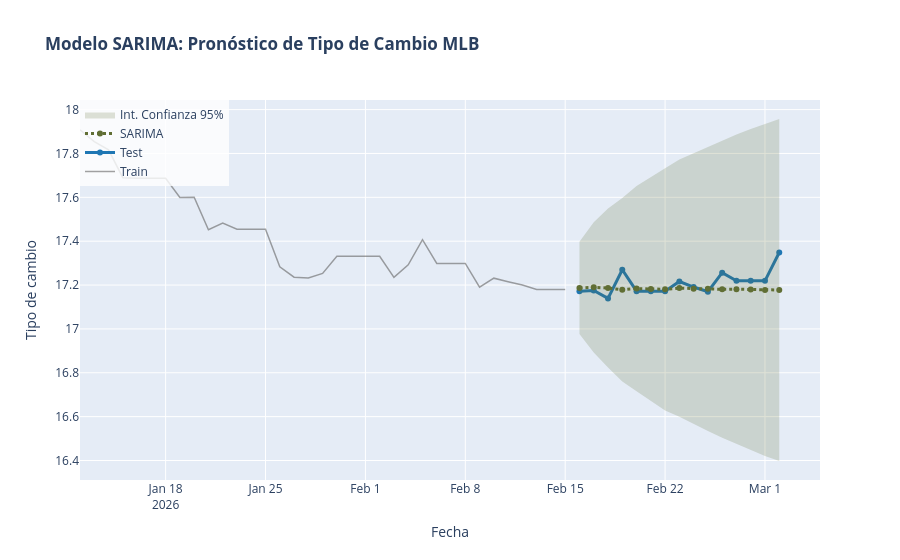

Notebook source saved alongside this figure:
### Markdown cell above
## <font color= #66b0b0> &ensp; • **SARIMA** </font>

### Code cell
# Realizar train/test split de 10%
num_dias = 15

train = df.iloc[:-num_dias]
test = df.iloc[-num_dias:]

col_target = "tipo_cambio"

# Realizar modelo de SARIMA
model = SARIMAX(train[col_target],
                order=(1,1,1),
                seasonal_order=(1,0,2,7),
                trend='c')

results = model.fit(disp=False,method='powell')

# Predecimos n pasos hacia el futuro (donde n = tamaño del test)
forecast_object = results.get_forecast(steps=len(test))
forecast_vals = forecast_object.predicted_mean
conf_int = forecast_object.conf_int(alpha=0.05) # Intervalo del 95%

# Metricas de error
rmse = np.sqrt(mean_squared_error(test[col_target], forecast_vals))
mape = mean_absolute_percentage_error(test[col_target], forecast_vals)
mae = mean_absolute_error(test[col_target], forecast_vals)


print(f"\n--- Errores del modelo ---")
print(f"RMSE: {rmse:.2f}")
print(f"MAPE: {mape:.2%}")
print(f"MAE: {mae:.2f}")

print(results.summary())

# Grafica
fig = go.Figure()

# Train
fig.add_trace(go.Scatter(
    x=train[-num_dias-20:][col_target].index, y=train[-num_dias-20:][col_target],
    mode='lines',
    name='Train',
    line=dict(color='rgba(100, 100, 100, 0.6)', width=1.5)
))

# Test
fig.add_trace(go.Scatter(
    x=test[col_target].index, y=test[col_target],
    name='Test',
    line=dict(color='#1f77b4', width=3),
    marker=dict(size=6)
))

# Forecast
fig.add_trace(go.Scatter(
    x=test.index, y=forecast_vals,
    name='SARIMA',
    line=dict(color='#606E34', width=3, dash='dot')
))

# Intervalos de Confianza
fig.add_trace(go.Scatter(
    x=conf_int.index, y=conf_int.iloc[:, 0],
    mode='lines', line=dict(width=0), showlegend=False, hoverinfo='skip'
))
fig.add_trace(go.Scatter(
    x=conf_int.index, y=conf_int.iloc[:, 1],
    mode='lines', line=dict(width=0), fill='tonexty',
    fillcolor='rgba(96, 110, 52, 0.2)',
    name='Int. Confianza 95%', hoverinfo='skip'
))

# Titulos
fig.update_layout(
    title=f'<b>Modelo SARIMA: Pronóstico de Tipo de Cambio MLB</b><br><sup>',
    xaxis_title='Fecha',
    yaxis_title='Tipo de cambio',
    legend=dict(x=0, y=1, bgcolor='rgba(255,255,255,0.8)'),
    hovermode="x unified"
)

fig.show()

### Figure 1 — Plotly figure (JSON) as saved in the notebook; plotly's stock layout.template omitted (floating-point values rounded to 4 significant figures)
{"data": [{"line": {"color": "rgba(100, 100, 100, 0.6)", "width": 1.5}, "mode": "lines", "name": "Train", "type": "scatter", "x": ["2026-01-12T00:00:00.000000", "2026-01-13T00:00:00.000000", "2026-01-14T00:00:00.000000", "2026-01-15T00:00:00.000000", "2026-01-16T00:00:00.000000", "2026-01-17T00:00:00.000000", "2026-01-18T00:00:00.000000", "2026-01-19T00:00:00.000000", "2026-01-20T00:00:00.000000", "2026-01-21T00:00:00.000000", "2026-01-22T00:00:00.000000", "2026-01-23T00:00:00.000000", "2026-01-24T00:00:00.000000", "2026-01-25T00:00:00.000000", "2026-01-26T00:00:00.000000", "2026-01-27T00:00:00.000000", "2026-01-28T00:00:00.000000", "2026-01-29T00:00:00.000000", "2026-01-30T00:00:00.000000", "2026-01-31T00:00:00.000000", "2026-02-01T00:00:00.000000", "2026-02-02T00:00:00.000000", "2026-02-03T00:00:00.000000", "2026-02-04T00:00:00.000000", "2026-02-05T00:00:00.000000", "2026-02-06T00:00:00.000000", "2026-02-07T00:00:00.000000", "2026-02-08T00:00:00.000000", "2026-02-09T00:00:00.000000", "2026-02-10T00:00:00.000000", "2026-02-11T00:00:00.000000", "2026-02-12T00:00:00.000000", "2026-02-13T00:00:00.000000", "2026-02-14T00:00:00.000000", "2026-02-15T00:00:00.000000"], "y": [17.91, 17.85, 17.82, 17.69, 17.69, 17.69, 17.69, 17.6, 17.6, 17.45, 17.48, 17.45, 17.45, 17.45, 17.28, 17.24, 17.23, 17.25, 17.33, 17.33, 17.33, 17.33, 17.23, 17.29, 17.41, 17.3, 17.3, 17.3, 17.19, 17.23, 17.22, 17.2, 17.18, 17.18, 17.18]}, {"line": {"color": "#1f77b4", "width": 3}, "marker": {"size": 6}, "name": "Test", "type": "scatter", "x": ["2026-02-16T00:00:00.000000", "2026-02-17T00:00:00.000000", "2026-02-18T00:00:00.000000", "2026-02-19T00:00:00.000000", "2026-02-20T00:00:00.000000", "2026-02-21T00:00:00.000000", "2026-02-22T00:00:00.000000", "2026-02-23T00:00:00.000000", "2026-02-24T00:00:00.000000", "2026-02-25T00:00:00.000000", "2026-02-26T00:00:00.000000", "2026-02-27T00:00:00.000000", "2026-02-28T00:00:00.000000", "2026-03-01T00:00:00.000000", "2026-03-02T00:00:00.000000"], "y": [17.17, 17.18, 17.14, 17.27, 17.17, 17.17, 17.17, 17.22, 17.19, 17.17, 17.26, 17.22, 17.22, 17.22, 17.35]}, {"line": {"color": "#606E34", "dash": "dot", "width": 3}, "name": "SARIMA", "type": "scatter", "x": ["2026-02-16T00:00:00.000000", "2026-02-17T00:00:00.000000", "2026-02-18T00:00:00.000000", "2026-02-19T00:00:00.000000", "2026-02-20T00:00:00.000000", "2026-02-21T00:00:00.000000", "2026-02-22T00:00:00.000000", "2026-02-23T00:00:00.000000", "2026-02-24T00:00:00.000000", "2026-02-25T00:00:00.000000", "2026-02-26T00:00:00.000000", "2026-02-27T00:00:00.000000", "2026-02-28T00:00:00.000000", "2026-03-01T00:00:00.000000", "2026-03-02T00:00:00.000000"], "y": [17.19, 17.19, 17.19, 17.18, 17.18, 17.18, 17.18, 17.19, 17.18, 17.18, 17.18, 17.18, 17.18, 17.18, 17.18]}, {"hoverinfo": "skip", "line": {"width": 0}, "mode": "lines", "showlegend": false, "type": "scatter", "x": ["2026-02-16T00:00:00.000000", "2026-02-17T00:00:00.000000", "2026-02-18T00:00:00.000000", "2026-02-19T00:00:00.000000", "2026-02-20T00:00:00.000000", "2026-02-21T00:00:00.000000", "2026-02-22T00:00:00.000000", "2026-02-23T00:00:00.000000", "2026-02-24T00:00:00.000000", "2026-02-25T00:00:00.000000", "2026-02-26T00:00:00.000000", "2026-02-27T00:00:00.000000", "2026-02-28T00:00:00.000000", "2026-03-01T00:00:00.000000", "2026-03-02T00:00:00.000000"], "y": [16.98, 16.89, 16.82, 16.76, 16.72, 16.67, 16.63, 16.6, 16.57, 16.53, 16.5, 16.48, 16.45, 16.42, 16.4]}, {"fill": "tonexty", "fillcolor": "rgba(96, 110, 52, 0.2)", "hoverinfo": "skip", "line": {"width": 0}, "mode": "lines", "name": "Int. Confianza 95%", "type": "scatter", "x": ["2026-02-16T00:00:00.000000", "2026-02-17T00:00:00.000000", "2026-02-18T00:00:00.000000", "2026-02-19T00:00:00.000000", "2026-02-20T00:00:00.000000", "2026-02-21T00:00:00.000000", "2026-02-22T00:00:00.000000", "2026-02-23T00:00:00.000000", "2026-02-24T00:00:00.000000", "2026-02-25T00:00:00.000000", "2026-02-26T00:00:00.000000", "2026-02-27T00:00:00.000000", "2026-02-28T00:00:00.000000", "2026-03-01T00:00:00.000000", "2026-03-02T00:00:00.000000"], "y": [17.4, 17.49, 17.55, 17.6, 17.65, 17.69, 17.73, 17.77, 17.8, 17.83, 17.86, 17.89, 17.91, 17.94, 17.96]}], "layout": {"hovermode": "x unified", "legend": {"bgcolor": "rgba(255,255,255,0.8)", "x": 0, "y": 1}, "title": {"text": "<b>Modelo SARIMA: Pronóstico de Tipo de Cambio MLB</b><br><sup>"}, "xaxis": {"title": {"text": "Fecha"}}, "yaxis": {"title": {"text": "Tipo de cambio"}}}}
